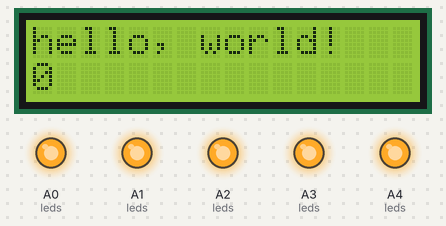
Simulated run of this sketch. Board: Arduino Nano, built with avr-gcc and run on an emulated ATmega328P. On the bench: 16×2 character LCD, output pins drawn as LEDs (lit = HIGH). Pins used as bus, display or sensor lines are not drawn.

Above: at 0.1 s.
At 4.1 s:
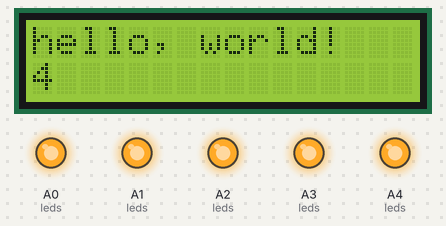
At 9.1 s:
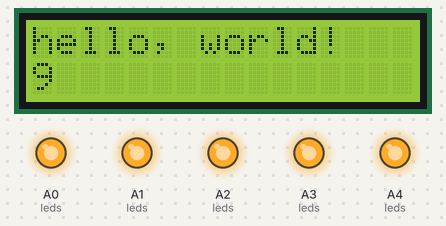
At 19.1 s:
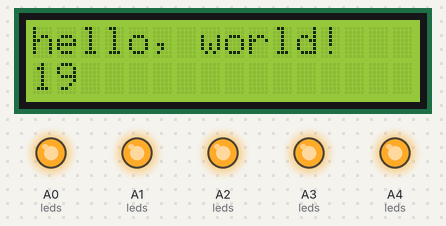
At 29.1 s:
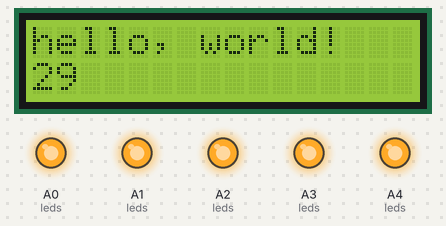
At 39.1 s:
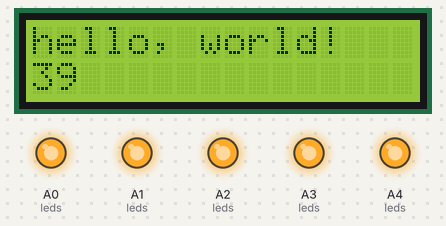

Measured:
- what the display in image 0 shows lasts 0.9 s, from 0.1 s to 1.0 s
- what the display in image 1 shows lasts 1.0 s, from 4.0 s to 5.0 s

The sketch:

useBattery.ino
```cpp
#include <LiquidCrystal.h>

#define RED    A0
#define GREEN  A1
#define BLUE   A2
#define UV1   A3
#define UV2   A4

byte leds[] = {RED, GREEN, BLUE, UV1, UV2};


#define LCD_E   12
#define LCD_RS  A6
#define LCD_D4  6
#define LCD_D5  8
#define LCD_D6  9
#define LCD_D7  10
#define LCD_BL  11    // back light
#define LCD_VO  13    // contrast (on / off to spare energy)
#define LCD_ON  MOSI  // power on LCD

LiquidCrystal lcd(LCD_RS, LCD_E, LCD_D4, LCD_D5, LCD_D6, LCD_D7);


void setup() {
  for (byte i = 0; i < sizeof(leds); i++) {
    pinMode(leds[i], OUTPUT);
    digitalWrite(leds[i], HIGH);
  }

    // testPins(); // just to test connections with oscilloscope
  pinMode(LCD_BL, OUTPUT);
  digitalWrite(LCD_BL, HIGH); // backlight
  pinMode(LCD_ON, HIGH); // LCD on / off
  digitalWrite(LCD_ON, HIGH); // backlight
  pinMode(13, INPUT); // contrast control / turned off in this version
  delay(10);
  lcd.begin(16, 2);
  lcd.print("hello, world!");

}

void loop() {
   lcd.setCursor(0, 1);
  lcd.print(millis() / 1000);
}
```
